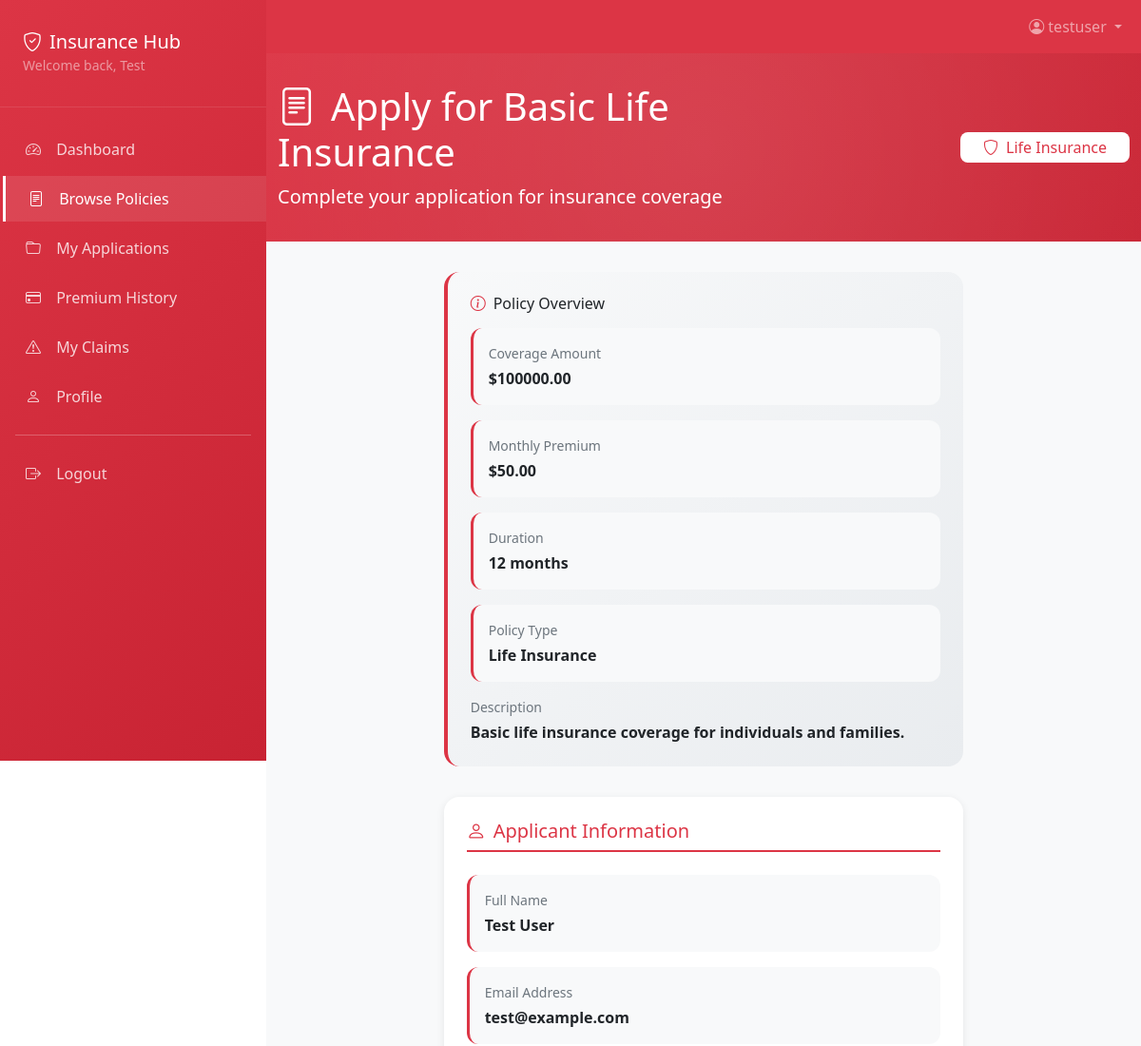
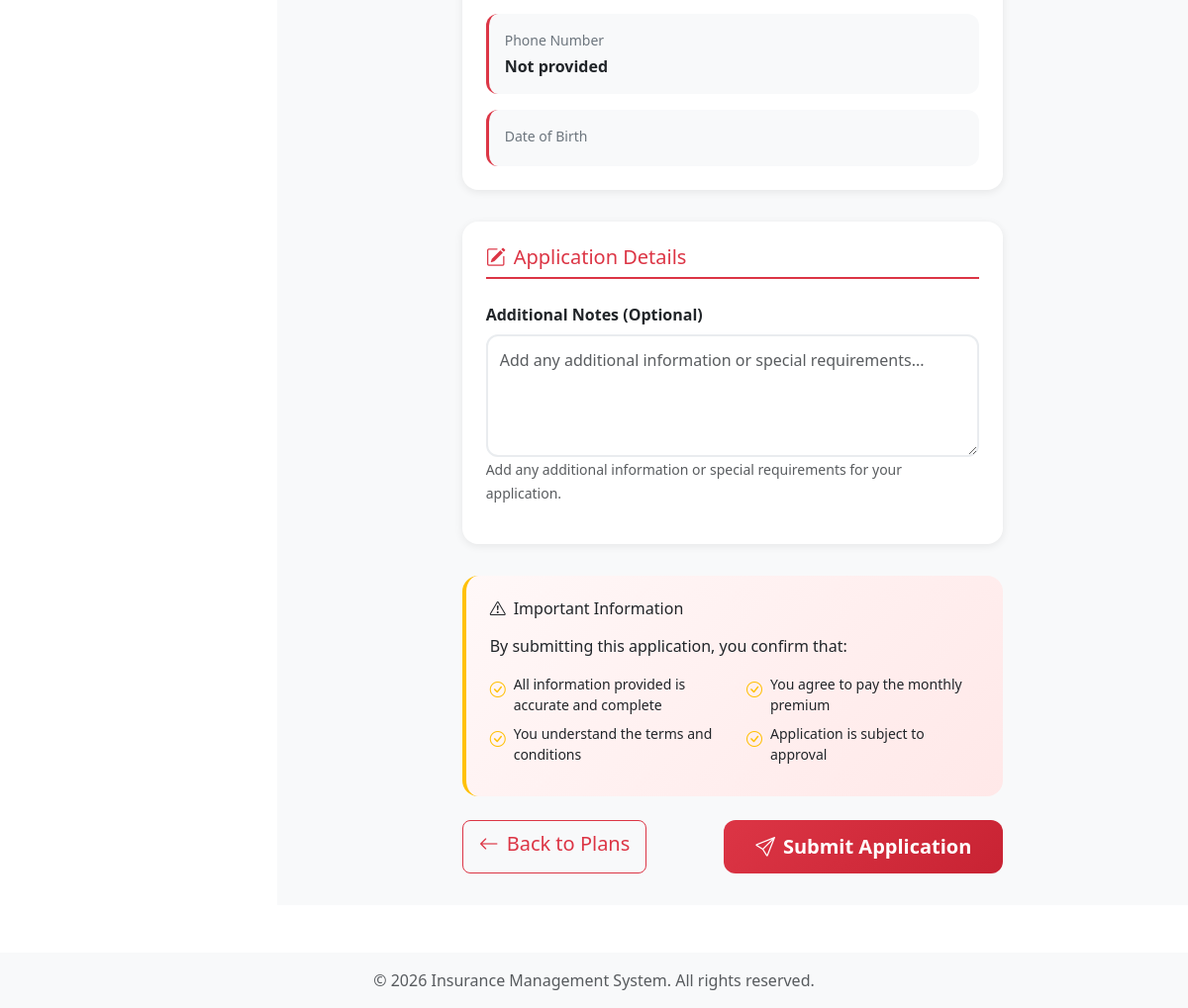
Page /policies/apply/1/ (signed in) on the committed database (2 pictures, top to bottom).
### policies/models.py (models this page shows, shortened)
class Policy(models.Model):
    POLICY_TYPES = [
        ('Life', 'Life Insurance'),
        ('Motor', 'Motor Insurance'),
        ('Health', 'Health Insurance'),
    ]
    name = models.CharField(max_length=100)
    type = models.CharField(max_length=10, choices=POLICY_TYPES)
    premium_amount = models.DecimalField(max_digits=10, decimal_places=2)
    coverage_amount = models.DecimalField(max_digits=10, decimal_places=2)
    duration_months = models.PositiveIntegerField()
    description = models.TextField(blank=True, null=True)
    created_at = models.DateTimeField(auto_now_add=True)
    updated_at = models.DateTimeField(auto_now=True)
    is_active = models.BooleanField(default=True)
    class Meta:
        verbose_name = "Policy"
        verbose_name_plural = "Policies"
        ordering = ['-created_at']

### accounts/models.py (models this page shows, shortened)
class UserProfile(models.Model):
    user = models.OneToOneField(User, on_delete=models.CASCADE, related_name='profile')
    surname = models.CharField(max_length=100, blank=True, null=True)
    firstname = models.CharField(max_length=100, blank=True, null=True)
    phone = models.CharField(max_length=20, blank=True, null=True)
    date_of_birth = models.DateField(blank=True, null=True)
    created_at = models.DateTimeField(auto_now_add=True)
    updated_at = models.DateTimeField(auto_now=True)
    class Meta:
        verbose_name = "User Profile"
        verbose_name_plural = "User Profiles"

### policies/views.py (the view)
# urls.py: path('apply/<int:policy_id>/', views.apply_policy_view, name='apply_policy'),
@login_required
def apply_policy_view(request, policy_id):
    policy = get_object_or_404(Policy, id=policy_id, is_active=True)
    existing_application = Application.objects.filter(
        client=request.user,
        policy=policy
    ).first()
    if existing_application:
        messages.warning(request, f'You have already applied for {policy.name} on {existing_application.applied_date.date()}. Status: {existing_application.status}')
        return redirect('policies:my_applications')
    if request.method == 'POST':
        form = PolicyApplicationForm(request.POST)
        if form.is_valid():
            application = form.save(commit=False)
            application.client = request.user
            application.policy = policy
            application.save()
            messages.success(request, f'Your application for {policy.name} has been submitted successfully!')
            return redirect('policies:my_applications')
        else:
            messages.error(request, 'Please correct the errors below.')
    else:
        form = PolicyApplicationForm()
    context = {
        'policy': policy,
        'form': form,
    }
    return render(request, 'policies/apply_policy.html', context)

### templates/policies/apply_policy.html (shortened to what this page needs)
{% extends 'base_auth.html' %}
{% block content %}
<div class="page-header">
    <div class="container position-relative">
        <div class="row align-items-center">
            <div class="col-md-8">
                <h1 class="mb-2">
                    <i class="bi bi-file-text me-3"></i>Apply for {{ policy.name }}
                </h1>
                <p class="lead mb-0 opacity-90">Complete your application for insurance coverage</p>
            </div>
            <div class="col-md-4 text-md-end">
                <div class="badge bg-white text-danger fs-6 px-4 py-2">
                    <i class="bi bi-shield me-2"></i>{{ policy.get_type_display }}
                </div>
            </div>
        </div>
    </div>
</div>
<div class="container">
    <div class="row justify-content-center">
        <div class="col-lg-8">
            <div class="policy-summary">
                <h6 class="mb-3">
                    <i class="bi bi-info-circle me-2 text-danger"></i>Policy Overview
                </h6>
                <div class="info-grid">
                    <div class="info-item">
                        <div class="info-label">Coverage Amount</div>
                        <div class="info-value">${{ policy.coverage_amount|floatformat:2 }}</div>
                    </div>
                    <div class="info-item">
                        <div class="info-label">Monthly Premium</div>
                        <div class="info-value">${{ policy.premium_amount|floatformat:2 }}</div>
                    </div>
                    <div class="info-item">
                        <div class="info-label">Duration</div>
                        <div class="info-value">{{ policy.duration_months }} months</div>
                    </div>
                    <div class="info-item">
                        <div class="info-label">Policy Type</div>
                        <div class="info-value">{{ policy.get_type_display }}</div>
                    </div>
                </div>
                {% if policy.description %}
                <div class="mt-3">
                    <div class="info-label">Description</div>
                    <div class="info-value">{{ policy.description }}</div>
                </div>
                {% endif %}
            </div>
            <form method="post">
                <div class="form-section">
                    <h5>
                        <i class="bi bi-person me-2"></i>Applicant Information
                    </h5>
                    <div class="info-grid">
                        <div class="info-item">
                            <div class="info-label">Full Name</div>
                            <div class="info-value">{{ user.get_full_name|default:user.username }}</div>
                        </div>
                        <div class="info-item">
                            <div class="info-label">Email Address</div>
                            <div class="info-value">{{ user.email }}</div>
                        </div>
                        <div class="info-item">
                            <div class="info-label">Phone Number</div>
                            <div class="info-value">{{ user.profile.phone|default:"Not provided" }}</div>
                        </div>
                        <div class="info-item">
                            <div class="info-label">Date of Birth</div>
                        </div>
                    </div>
                </div>
                <div class="form-section">
                    <h5>
                        <i class="bi bi-pencil-square me-2"></i>Application Details
                    </h5>
                    <div class="mb-3">
                        <label for="{{ form.notes.id_for_label }}" class="form-label fw-semibold">
                            Additional Notes (Optional)
                        </label>
                        {{ form.notes }}
                        <small class="form-text text-muted">
                            Add any additional information or special requirements for your application.
                        </small>
                    </div>
                </div>
                <div class="warning-alert">
                    <h6 class="alert-heading mb-3">
                        <i class="bi bi-exclamation-triangle me-2"></i>Important Information
                    </h6>
                    <p class="mb-3">
                        By submitting this application, you confirm that:
                    </p>
                    <div class="row">
                        <div class="col-md-6">
                            <div class="d-flex align-items-start mb-2">
                                <i class="bi bi-check-circle text-warning me-2 mt-1"></i>
                                <small>All information provided is accurate and complete</small>
                            </div>
                            <div class="d-flex align-items-start mb-2">
                                <i class="bi bi-check-circle text-warning me-2 mt-1"></i>
                                <small>You understand the terms and conditions</small>
                            </div>
                        </div>
                        <div class="col-md-6">
                            <div class="d-flex align-items-start mb-2">
                                <i class="bi bi-check-circle text-warning me-2 mt-1"></i>
                                <small>You agree to pay the monthly premium</small>
                            </div>
                            <div class="d-flex align-items-start mb-2">
                                <i class="bi bi-check-circle text-warning me-2 mt-1"></i>
                                <small>Application is subject to approval</small>
                            </div>
                        </div>
                    </div>
                </div>
                <div class="d-flex justify-content-between mt-4">
                    <a href="{% url 'policies:browse_plans' %}" class="btn btn-outline-danger btn-lg">
                        <i class="bi bi-arrow-left me-2"></i>Back to Plans
                    </a>
                    <button type="submit" class="btn btn-apply btn-lg text-white">
                        <i class="bi bi-send me-2"></i>Submit Application
                    </button>
                </div>
            </form>
        </div>
    </div>
</div>
{% endblock %}

### templates/base_auth.html (shortened to what this page needs)
<!DOCTYPE html>
<html lang="en">
<head>
    <link href="https://cdn.jsdelivr.net/npm/bootstrap@5.3.0/dist/css/bootstrap.min.css" rel="stylesheet">
    <link rel="stylesheet" href="https://cdn.jsdelivr.net/npm/bootstrap-icons@1.11.0/font/bootstrap-icons.css">
</head>
<body>
    <nav class="navbar navbar-expand-lg navbar-dark bg-primary">
        <div class="container">
            <div class="collapse navbar-collapse" id="navbarNav">
                {% if not user.is_authenticated %}
                <ul class="navbar-nav me-auto">
                    <li class="nav-item">
                        <a class="nav-link" href="{% url 'home' %}">Home</a>
                    </li>
                    <li class="nav-item">
                        <a class="nav-link" href="#" onclick="alert('About page coming soon!')">About</a>
                    </li>
                </ul>
                <ul class="navbar-nav">
                    <li class="nav-item">
                        <a class="nav-link" href="{% url 'accounts:login' %}">
                            <i class="bi bi-box-arrow-in-right me-1"></i>Login
                        </a>
                    </li>
                    <li class="nav-item">
                        <a class="nav-link" href="{% url 'accounts:register' %}">
                            <i class="bi bi-person-plus me-1"></i>Register
                        </a>
                    </li>
                </ul>
                {% else %}
                <ul class="navbar-nav ms-auto">
                    <li class="nav-item dropdown">
                        <a class="nav-link dropdown-toggle" href="#" role="button" data-bs-toggle="dropdown">
                            <i class="bi bi-person-circle me-1"></i>{{ user.username }}
                        </a>
                    </li>
                </ul>
                {% endif %}
            </div>
        </div>
    </nav>
    {% if user.is_authenticated %}
    <div class="dashboard-container">
        <nav class="sidebar" id="sidebar">
            <div class="sidebar-header">
                <h5 class="mb-0">
                    <i class="bi bi-shield-check me-2"></i><span>Insurance Hub</span>
                </h5>
                <small class="text-white-50">Welcome back, {{ user.first_name|default:user.username }}</small>
            </div>
            <div class="sidebar-nav">
                <a href="{% url 'accounts:dashboard' %}" class="sidebar-nav-item"><i class="bi bi-speedometer2"></i> Dashboard</a>
                <a href="{% url 'policies:browse_plans' %}" class="sidebar-nav-item"><i class="bi bi-file-text"></i> Browse Policies</a>
                <a href="{% url 'policies:my_applications' %}" class="sidebar-nav-item"><i class="bi bi-folder"></i> My Applications</a>
                <a href="{% url 'premium:premium_history' %}" class="sidebar-nav-item"><i class="bi bi-credit-card"></i> Premium History</a>
                <a href="{% url 'claims:claim_list' %}" class="sidebar-nav-item"><i class="bi bi-exclamation-triangle"></i> My Claims</a>
                <a href="{% url 'accounts:profile' %}" class="sidebar-nav-item"><i class="bi bi-person"></i> Profile</a>
                <hr class="border-white-50 mx-3 my-3">
                <a href="{% url 'accounts:logout' %}" class="sidebar-nav-item"><i class="bi bi-box-arrow-right"></i> Logout</a>
            </div>
        </nav>
        {% endif %}
        <main class="{% if user.is_authenticated %}main-content{% else %}container mt-4{% endif %}">
            {% block content %}{% endblock %}
        </main>
        {% if user.is_authenticated %}
    </div>
    {% endif %}
    <footer class="bg-light text-center py-3 mt-5">
        <div class="container">
            <p class="text-muted mb-0">&copy; 2026 Insurance Management System. All rights reserved.</p>
        </div>
    </footer>
</body>
</html>

### rows in the picture
Policy: name "Basic Life Insurance", type "Life Insurance", coverage_amount "100000.00", premium_amount "50.00", duration_months "12", description "Basic life insurance coverage for individuals and families."

### other values in the picture
{{ user.username }} "testuser"
{{ user.first_name|default:user.username }} "Test"
{{ user.get_full_name|default:user.username }} "Test User"
{{ user.email }} "test@example.com"
{{ user.profile.phone|default:"Not provided" }} "Not provided"
